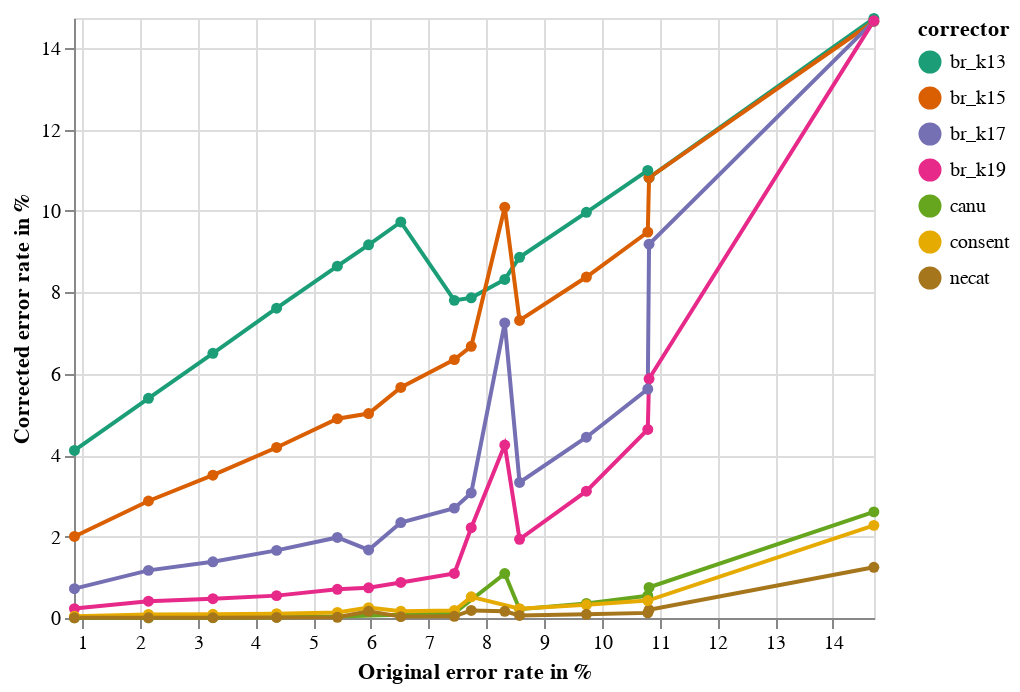

The notebook cell saved with this chart:
### Markdown cell above
### Error rate

### Code cell
import pandas
import cocktail
import cocktail.correct
import cocktail.utils

df = cocktail.correct.dataframe_stats()

#df = df[df.corrector != "br_k13"]
#df = df[df.corrector != "br_k15"]
#df = df[df.corrector != "br_k17"]

#df = df.replace({"br_k19": "br"})
df.raw = df.raw * 100
df.corrected = df.corrected * 100

fig_error = cocktail.utils.group_line(df, "raw", "corrected", color="corrector", point=True,
                                    xtitle="Original error rate in %", ytitle="Corrected error rate in %")

fig_error

### Figure 1 — Vega-Lite specification as saved in the notebook (floating-point values rounded to 4 significant figures)
{"config": {"view": {"height": 300, "width": 400}, "range": {"category": {"scheme": "dark2"}}}, "data": {"name": "data-6f50fac3197807271361d66c1ee31caf"}, "mark": {"type": "line", "point": true}, "encoding": {"color": {"type": "nominal", "field": "corrector"}, "x": {"type": "quantitative", "field": "raw", "scale": {"domain": [0.86, 14.71]}, "title": "Original error rate in %"}, "y": {"type": "quantitative", "field": "corrected", "scale": {"domain": [0.0, 14.74]}, "title": "Corrected error rate in %"}}, "title": "", "$schema": "https://vega.github.io/schema/vega-lite/v4.8.1.json", "datasets": {"data-6f50fac3197807271361d66c1ee31caf": [{"dataset": "bacteria", "corrector": "br_k13", "corrected": 14.73, "raw": 14.71}, {"dataset": "bacteria", "corrector": "br_k15", "corrected": 14.65, "raw": 14.71}, {"dataset": "bacteria", "corrector": "br_k17", "corrected": 14.66, "raw": 14.71}, {"dataset": "bacteria", "corrector": "br_k19", "corrected": 14.68, "raw": 14.71}, {"dataset": "bacteria", "corrector": "canu", "corrected": 2.608, "raw": 14.71}, {"dataset": "bacteria", "corrector": "consent", "corrected": 2.276, "raw": 14.71}, {"dataset": "bacteria", "corrector": "necat", "corrected": 1.246, "raw": 14.71}, {"dataset": "metagenome", "corrector": "br_k13", "corrected": 10.82, "raw": 10.82}, {"dataset": "metagenome", "corrector": "br_k15", "corrected": 10.82, "raw": 10.82}, {"dataset": "metagenome", "corrector": "br_k17", "corrected": 9.182, "raw": 10.82}, {"dataset": "metagenome", "corrector": "br_k19", "corrected": 5.877, "raw": 10.82}, {"dataset": "metagenome", "corrector": "canu", "corrected": 0.7523, "raw": 10.82}, {"dataset": "metagenome", "corrector": "necat", "corrected": 0.2009, "raw": 10.82}, {"dataset": "yeast", "corrector": "br_k13", "corrected": 8.318, "raw": 8.317}, {"dataset": "yeast", "corrector": "br_k15", "corrected": 10.09, "raw": 8.317}, {"dataset": "yeast", "corrector": "br_k17", "corrected": 7.248, "raw": 8.317}, {"dataset": "yeast", "corrector": "br_k19", "corrected": 4.249, "raw": 8.317}, {"dataset": "yeast", "corrector": "canu", "corrected": 1.091, "raw": 8.317}, {"dataset": "yeast", "corrector": "necat", "corrected": 0.1635, "raw": 8.317}, {"dataset": "bacteria7", "corrector": "br_k13", "corrected": 7.866, "raw": 7.737}, {"dataset": "bacteria7", "corrector": "br_k15", "corrected": 6.674, "raw": 7.737}, {"dataset": "bacteria7", "corrector": "br_k17", "corrected": 3.073, "raw": 7.737}, {"dataset": "bacteria7", "corrector": "br_k19", "corrected": 2.217, "raw": 7.737}, {"dataset": "bacteria7", "corrector": "consent", "corrected": 0.5201, "raw": 7.737}, {"dataset": "bacteria7", "corrector": "necat", "corrected": 0.1858, "raw": 7.737}, {"dataset": "bacteria5", "corrector": "br_k13", "corrected": 9.169, "raw": 5.96}, {"dataset": "bacteria5", "corrector": "br_k15", "corrected": 5.022, "raw": 5.96}, {"dataset": "bacteria5", "corrector": "br_k17", "corrected": 1.671, "raw": 5.96}, {"dataset": "bacteria5", "corrector": "br_k19", "corrected": 0.7424, "raw": 5.96}, {"dataset": "bacteria5", "corrector": "consent", "corrected": 0.2553, "raw": 5.96}, {"dataset": "bacteria5", "corrector": "necat", "corrected": 0.1636, "raw": 5.96}, {"dataset": "synthetic.e90.c50", "corrector": "br_k13", "corrected": 11.0, "raw": 10.79}, {"dataset": "synthetic.e90.c50", "corrector": "br_k15", "corrected": 9.481, "raw": 10.79}, {"dataset": "synthetic.e90.c50", "corrector": "br_k17", "corrected": 5.625, "raw": 10.79}, {"dataset": "synthetic.e90.c50", "corrector": "br_k19", "corrected": 4.633, "raw": 10.79}, {"dataset": "synthetic.e90.c50", "corrector": "canu", "corrected": 0.5478, "raw": 10.79}, {"dataset": "synthetic.e90.c50", "corrector": "consent", "corrected": 0.4278, "raw": 10.79}, {"dataset": "synthetic.e90.c50", "corrector": "necat", "corrected": 0.1258, "raw": 10.79}, {"dataset": "synthetic.e91.c50", "corrector": "br_k13", "corrected": 9.966, "raw": 9.731}, {"dataset": "synthetic.e91.c50", "corrector": "br_k15", "corrected": 8.377, "raw": 9.731}, {"dataset": "synthetic.e91.c50", "corrector": "br_k17", "corrected": 4.441, "raw": 9.731}, {"dataset": "synthetic.e91.c50", "corrector": "br_k19", "corrected": 3.114, "raw": 9.731}, {"dataset": "synthetic.e91.c50", "corrector": "canu", "corrected": 0.3567, "raw": 9.731}, {"dataset": "synthetic.e91.c50", "corrector": "consent", "corrected": 0.3251, "raw": 9.731}, {"dataset": "synthetic.e91.c50", "corrector": "necat", "corrected": 0.09117, "raw": 9.731}, {"dataset": "synthetic.e92.c50", "corrector": "br_k13", "corrected": 8.862, "raw": 8.574}, {"dataset": "synthetic.e92.c50", "corrector": "br_k15", "corrected": 7.31, "raw": 8.574}, {"dataset": "synthetic.e92.c50", "corrector": "br_k17", "corrected": 3.331, "raw": 8.574}, {"dataset": "synthetic.e92.c50", "corrector": "br_k19", "corrected": 1.932, "raw": 8.574}, {"dataset": "synthetic.e92.c50", "corrector": "canu", "corrected": 0.216, "raw": 8.574}, {"dataset": "synthetic.e92.c50", "corrector": "consent", "corrected": 0.2282, "raw": 8.574}, {"dataset": "synthetic.e92.c50", "corrector": "necat", "corrected": 0.06367, "raw": 8.574}, {"dataset": "synthetic.e93.c50", "corrector": "br_k13", "corrected": 7.803, "raw": 7.445}, {"dataset": "synthetic.e93.c50", "corrector": "br_k15", "corrected": 6.348, "raw": 7.445}, {"dataset": "synthetic.e93.c50", "corrector": "br_k17", "corrected": 2.699, "raw": 7.445}, {"dataset": "synthetic.e93.c50", "corrector": "br_k19", "corrected": 1.094, "raw": 7.445}, {"dataset": "synthetic.e93.c50", "corrector": "canu", "corrected": 0.1234, "raw": 7.445}, {"dataset": "synthetic.e93.c50", "corrector": "consent", "corrected": 0.1844, "raw": 7.445}, {"dataset": "synthetic.e93.c50", "corrector": "necat", "corrected": 0.04119, "raw": 7.445}, {"dataset": "synthetic.e94.c50", "corrector": "br_k13", "corrected": 9.729, "raw": 6.518}, {"dataset": "synthetic.e94.c50", "corrector": "br_k15", "corrected": 5.664, "raw": 6.518}, {"dataset": "synthetic.e94.c50", "corrector": "br_k17", "corrected": 2.346, "raw": 6.518}, {"dataset": "synthetic.e94.c50", "corrector": "br_k19", "corrected": 0.8745, "raw": 6.518}, {"dataset": "synthetic.e94.c50", "corrector": "canu", "corrected": 0.08021, "raw": 6.518}, {"dataset": "synthetic.e94.c50", "corrector": "consent", "corrected": 0.1681, "raw": 6.518}, {"dataset": "synthetic.e94.c50", "corrector": "necat", "corrected": 0.03403, "raw": 6.518}, {"dataset": "synthetic.e95.c50", "corrector": "br_k13", "corrected": 8.644, "raw": 5.42}, {"dataset": "synthetic.e95.c50", "corrector": "br_k15", "corrected": 4.896, "raw": 5.42}, {"dataset": "synthetic.e95.c50", "corrector": "br_k17", "corrected": 1.979, "raw": 5.42}, {"dataset": "synthetic.e95.c50", "corrector": "br_k19", "corrected": 0.7046, "raw": 5.42}, {"dataset": "synthetic.e95.c50", "corrector": "canu", "corrected": 0.03818, "raw": 5.42}, {"dataset": "synthetic.e95.c50", "corrector": "consent", "corrected": 0.1359, "raw": 5.42}, {"dataset": "synthetic.e95.c50", "corrector": "necat", "corrected": 0.01756, "raw": 5.42}, {"dataset": "synthetic.e96.c50", "corrector": "br_k13", "corrected": 7.61, "raw": 4.368}, {"dataset": "synthetic.e96.c50", "corrector": "br_k15", "corrected": 4.189, "raw": 4.368}, {"dataset": "synthetic.e96.c50", "corrector": "br_k17", "corrected": 1.661, "raw": 4.368}, {"dataset": "synthetic.e96.c50", "corrector": "br_k19", "corrected": 0.5496, "raw": 4.368}, {"dataset": "synthetic.e96.c50", "corrector": "canu", "corrected": 0.01863, "raw": 4.368}, {"dataset": "synthetic.e96.c50", "corrector": "consent", "corrected": 0.1058, "raw": 4.368}, {"dataset": "synthetic.e96.c50", "corrector": "necat", "corrected": 0.01301, "raw": 4.368}, {"dataset": "synthetic.e97.c50", "corrector": "br_k13", "corrected": 6.502, "raw": 3.265}, {"dataset": "synthetic.e97.c50", "corrector": "br_k15", "corrected": 3.509, "raw": 3.265}, {"dataset": "synthetic.e97.c50", "corrector": "br_k17", "corrected": 1.382, "raw": 3.265}, {"dataset": "synthetic.e97.c50", "corrector": "br_k19", "corrected": 0.4736, "raw": 3.265}, {"dataset": "synthetic.e97.c50", "corrector": "canu", "corrected": 0.006093, "raw": 3.265}, {"dataset": "synthetic.e97.c50", "corrector": "consent", "corrected": 0.09067, "raw": 3.265}, {"dataset": "synthetic.e97.c50", "corrector": "necat", "corrected": 0.009062, "raw": 3.265}, {"dataset": "synthetic.e98.c50", "corrector": "br_k13", "corrected": 5.397, "raw": 2.149}, {"dataset": "synthetic.e98.c50", "corrector": "br_k15", "corrected": 2.874, "raw": 2.149}, {"dataset": "synthetic.e98.c50", "corrector": "br_k17", "corrected": 1.17, "raw": 2.149}, {"dataset": "synthetic.e98.c50", "corrector": "br_k19", "corrected": 0.4126, "raw": 2.149}, {"dataset": "synthetic.e98.c50", "corrector": "canu", "corrected": 0.004443, "raw": 2.149}, {"dataset": "synthetic.e98.c50", "corrector": "consent", "corrected": 0.08836, "raw": 2.149}, {"dataset": "synthetic.e98.c50", "corrector": "necat", "corrected": 0.006117, "raw": 2.149}, {"dataset": "synthetic.e99.c50", "corrector": "br_k13", "corrected": 4.117, "raw": 0.8678}, {"dataset": "synthetic.e99.c50", "corrector": "br_k15", "corrected": 2.004, "raw": 0.8678}, {"dataset": "synthetic.e99.c50", "corrector": "br_k17", "corrected": 0.7209, "raw": 0.8678}, {"dataset": "synthetic.e99.c50", "corrector": "br_k19", "corrected": 0.2306, "raw": 0.8678}, {"dataset": "synthetic.e99.c50", "corrector": "canu", "corrected": 0.002737, "raw": 0.8678}, {"dataset": "synthetic.e99.c50", "corrector": "consent", "corrected": 0.04593, "raw": 0.8678}, {"dataset": "synthetic.e99.c50", "corrector": "necat", "corrected": 0.005172, "raw": 0.8678}]}}
